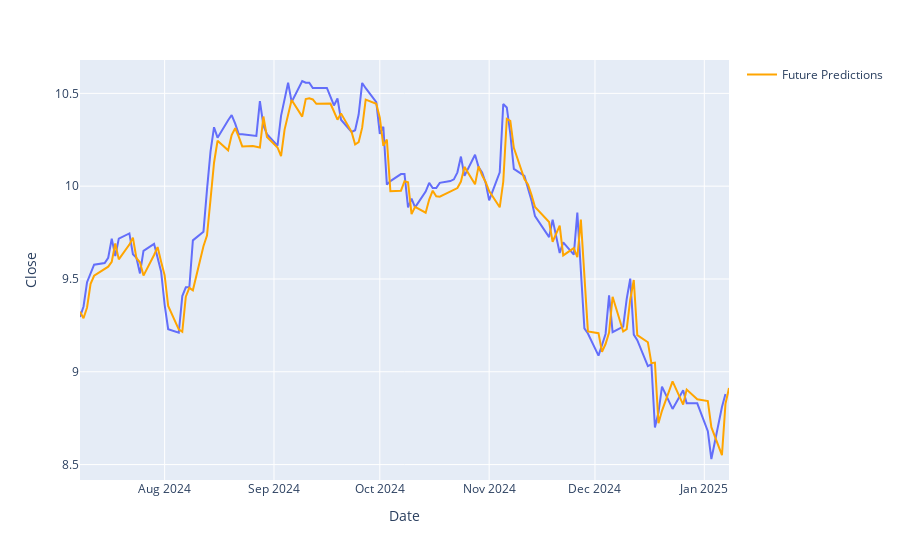

This figure's notebook cell:
### Code cell
# parallel validation

from datetime import datetime, timedelta
import plotly.express as px
df = yf.Ticker(ticker).history(start=test_dates[0], end=test_dates[-1])

fig = px.line(df,x=df.index,y='Close')
fig.add_trace(go.Scatter(
    x=test_dates,
    y=future_predictions,
    mode='lines',
    name='Future Predictions',
    line=dict(color='orange')
))
fig.show()
